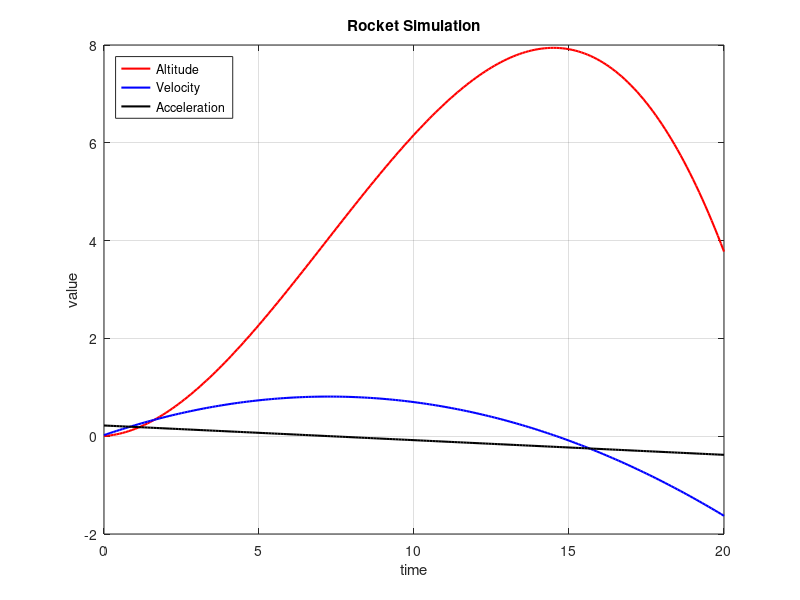

Write MATLAB code to recreate this figure.
% 1D Simple Rocket Simulation
% @fkvd
% 24.12.2020

% Inital Conditions for PVA
x0 = 0; 
v0 = 0;    
a0 = 0;     
M  = 1;
G = -9.81;

delta = 0.1;
t = 0:delta:20;
F = linspace(12,6,length(t));

PVA = zeros(length(t),3);

% Calculating PVA
for m=1:length(t)
    a0 = delta*((F(m)/M) +G);   % a0 + removed
    v0 = v0 + a0*delta;
    x0 = x0 + v0*delta + (a0*delta^2)/2;
    PVA(m,1) = x0;
    PVA(m,2) = v0;
    PVA(m,3) = a0;
end

% Plotting PVA
plot(t,PVA(:,1),'r','linewidth',1.5); hold on;
plot(t,PVA(:,2),'b','linewidth',1.5);
plot(t,PVA(:,3),'k','linewidth',1.5);
title('Rocket Simulation');
xlabel('time');
ylabel('value');
legend('Altitude','Velocity','Acceleration','Location','NorthWest');
grid on;

